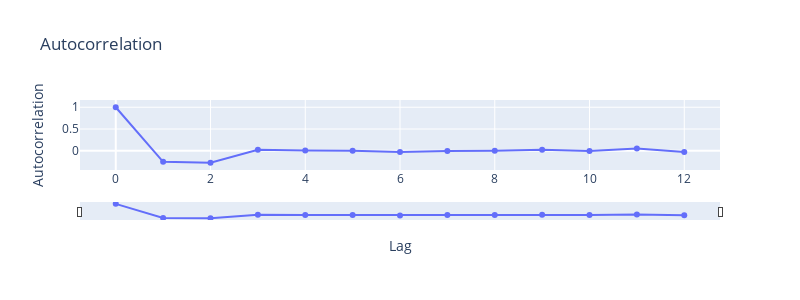
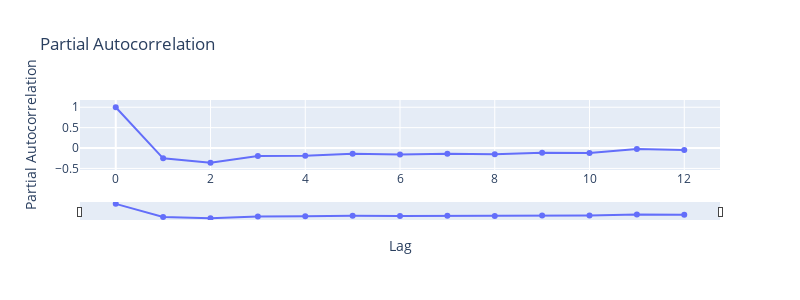

Notebook code for these charts, in order:
### Code cell
df_pacf = acf(month_diff, nlags=12)
fig = go.Figure()
fig.add_trace(go.Scatter(
    x= np.arange(len(df_pacf)),
    y= df_pacf,
    name='ACF',
    ))
fig.update_xaxes(rangeslider_visible=True)
fig.update_layout(
    title="Autocorrelation",
    xaxis_title="Lag",
    yaxis_title="Autocorrelation",
         #autosize=False,
         width=800,
         height=300,
    )
fig.show()

df_pacf = pacf(month_diff, nlags=12)
fig = go.Figure()
fig.add_trace(go.Scatter(
    x= np.arange(len(df_pacf)),
    y= df_pacf,
    name= 'PACF',
    ))
fig.update_xaxes(rangeslider_visible=True)
fig.update_layout(
    title="Partial Autocorrelation",
    xaxis_title="Lag",
    yaxis_title="Partial Autocorrelation",
         autosize=True,
         width=800,
         height=300,
    )
fig.show()

### Figure 1 — Plotly figure (JSON) as saved in the notebook; plotly's stock layout.template omitted (floating-point values rounded to 4 significant figures)
{"data": [{"name": "ACF", "type": "scatter", "x": [0, 1, 2, 3, 4, 5, 6, 7, 8, 9, 10, 11, 12], "y": [1, -0.2519, -0.2737, 0.02412, 0.008394, 0.003824, -0.02868, -0.002654, -0.0008589, 0.0243, -0.004251, 0.05324, -0.02658]}], "layout": {"height": 300, "title": {"text": "Autocorrelation"}, "width": 800, "xaxis": {"rangeslider": {"visible": true}, "title": {"text": "Lag"}}, "yaxis": {"title": {"text": "Autocorrelation"}}}}

### Figure 2 — Plotly figure (JSON) as saved in the notebook; plotly's stock layout.template omitted (floating-point values rounded to 4 significant figures)
{"data": [{"name": "PACF", "type": "scatter", "x": [0, 1, 2, 3, 4, 5, 6, 7, 8, 9, 10, 11, 12], "y": [1, -0.2522, -0.3609, -0.1976, -0.1903, -0.1377, -0.1595, -0.1417, -0.1511, -0.1128, -0.1199, -0.02152, -0.04839]}], "layout": {"autosize": true, "height": 300, "title": {"text": "Partial Autocorrelation"}, "width": 800, "xaxis": {"rangeslider": {"visible": true}, "title": {"text": "Lag"}}, "yaxis": {"title": {"text": "Partial Autocorrelation"}}}}
